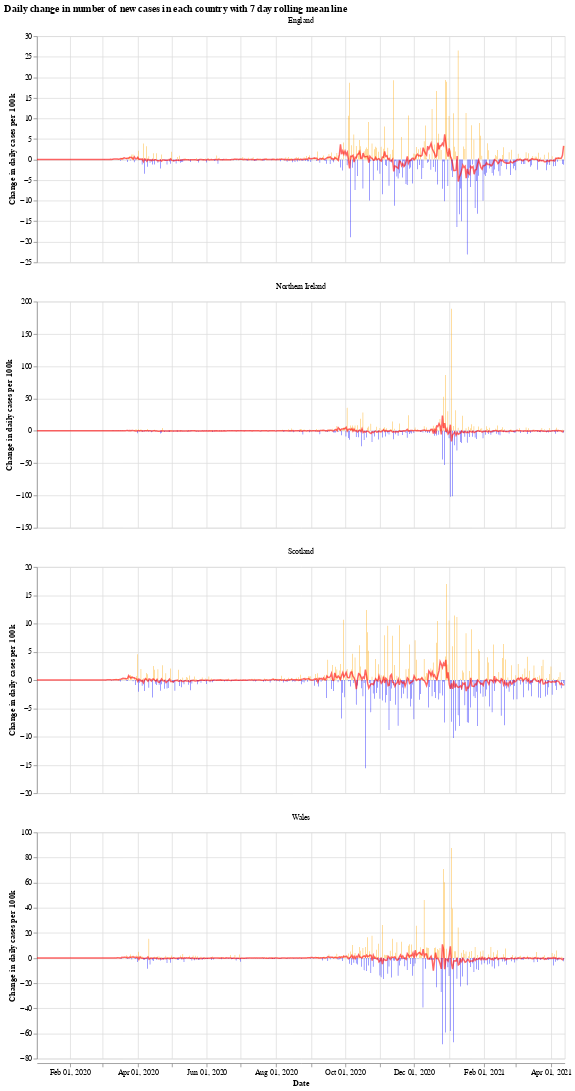

Notebook code cell kept with this figure:
### Markdown cell above
We will use the Python library `Altair` for visualising the data, see the [altair docs](https://altair-viz.github.io/) for more information.

First we have a graph which shows the daily change in the number of new cases for each country. This number jumps up and down all over the place, which is likely due to delay in reporting of new cases over the weekend. Another interesting thing is that it looks like the daily cases in Wales experienced a much shorter period of calm over the summer (calm in the sense of daily cases not jumping up and down).

The orange bars are days when the number of new cases (per 100k population) was more than the previous day, while the blue are days when the number of new cases dropped. The red line is the 7 day moving average. 

When the moving average line is below 0, it means that there is a consistent drop in new cases. We can see this clearly happening around the times that lockdowns were introduced (though, to varying degrees). I will update the graphs soon with a marker of when each lockdown started.

### Code cell
# collapse
import altair as alt

bars = alt.Chart(uk_cases).mark_bar().encode(
    x=alt.X("yearmonthdate(date):T", axis=alt.Axis(title='Date')),
    y=alt.Y("casesChangeRate:Q", axis=alt.Axis(title='Change in daily cases per 100k')),
    tooltip='casesChange',
    color=alt.condition(
        alt.datum.casesChangeRate > 0,
        alt.value("orange"),  # The positive color
        alt.value("blue")  # The negative color
    )
).properties(title='Daily change in number of new cases with 7 day rolling mean',width=700).interactive()

line = alt.Chart(uk_cases).mark_line(
    color='red',
    size=2,
    opacity=0.6
).transform_window(
    rolling_mean='mean(casesChangeRate)',
    frame=[0, 7],
    groupby=['areaName']
).encode(
    x='yearmonthdate(date):T',
    y='rolling_mean:Q'
)

alt.layer(bars, line, data=uk_cases).facet(alt.Column(
    'areaName', title=''), columns=1).resolve_scale(y='independent').properties(title='Daily change in number of new cases in each country with 7 day rolling mean line')

### Figure 1 — Vega-Lite specification as saved in the notebook (floating-point values rounded to 4 significant figures; data arrays with more than 128 entries replaced by an {"elided": "..."} marker saying what was removed)
{"config": {"view": {"continuousWidth": 400, "continuousHeight": 300}}, "data": {"name": "data-4ffbdfc6618aba553ba648dac562a2a4"}, "facet": {"type": "nominal", "field": "areaName", "title": ""}, "spec": {"layer": [{"mark": "bar", "encoding": {"color": {"condition": {"value": "orange", "test": "(datum.casesChangeRate > 0)"}, "value": "blue"}, "tooltip": {"type": "quantitative", "field": "casesChange"}, "x": {"type": "temporal", "axis": {"title": "Date"}, "field": "date", "timeUnit": "yearmonthdate"}, "y": {"type": "quantitative", "axis": {"title": "Change in daily cases per 100k"}, "field": "casesChangeRate"}}, "selection": {"selector001": {"type": "interval", "bind": "scales", "encodings": ["x", "y"]}}, "title": "Daily change in number of new cases with 7 day rolling mean", "width": 700}, {"mark": {"type": "line", "color": "red", "opacity": 0.6, "size": 2}, "encoding": {"x": {"type": "temporal", "field": "date", "timeUnit": "yearmonthdate"}, "y": {"type": "quantitative", "field": "rolling_mean"}}, "transform": [{"window": [{"op": "mean", "field": "casesChangeRate", "as": "rolling_mean"}], "frame": [0, 7], "groupby": ["areaName"]}]}]}, "columns": 1, "resolve": {"scale": {"y": "independent"}}, "title": "Daily change in number of new cases in each country with 7 day rolling mean line", "$schema": "https://vega.github.io/schema/vega-lite/v4.8.1.json", "datasets": {"data-4ffbdfc6618aba553ba648dac562a2a4": {"elided": "1864 records"}}}
